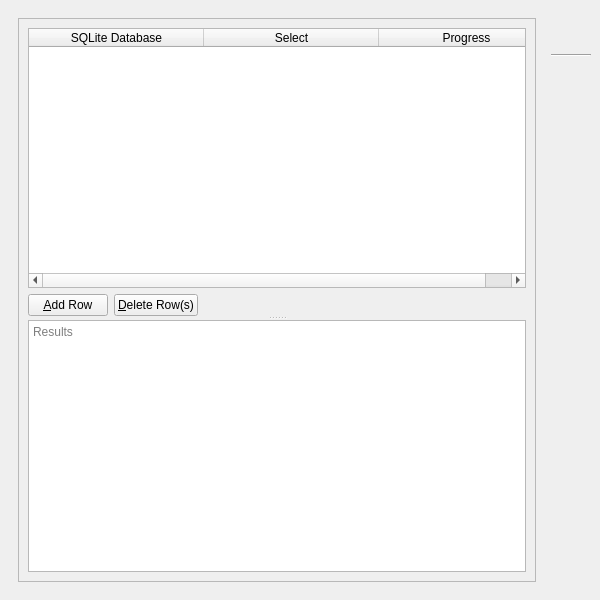
<?xml version="1.0" encoding="UTF-8"?>
<ui version="4.0">
 <class>mergeSQLiteDatabases</class>
 <widget class="QMainWindow" name="mergeSQLiteDatabases">
  <property name="geometry">
   <rect>
    <x>0</x>
    <y>0</y>
    <width>600</width>
    <height>600</height>
   </rect>
  </property>
  <property name="windowTitle">
   <string>BiblioteQ: Merge SQLite Databases</string>
  </property>
  <property name="windowIcon">
   <iconset resource="../Icons/icons.qrc">
    <normaloff>:/book.png</normaloff>:/book.png</iconset>
  </property>
  <widget class="QWidget" name="centralwidget">
   <layout class="QHBoxLayout" name="horizontalLayout">
    <item>
     <widget class="QFrame" name="frame">
      <layout class="QVBoxLayout" name="verticalLayout">
       <item>
        <widget class="QScrollArea" name="scrollArea">
         <property name="widgetResizable">
          <bool>true</bool>
         </property>
         <widget class="QWidget" name="scrollAreaWidgetContents">
          <property name="geometry">
           <rect>
            <x>0</x>
            <y>0</y>
            <width>520</width>
            <height>572</height>
           </rect>
          </property>
          <layout class="QVBoxLayout" name="verticalLayout_3">
           <item>
            <widget class="QSplitter" name="splitter">
             <property name="orientation">
              <enum>Qt::Vertical</enum>
             </property>
             <widget class="QWidget" name="layoutWidget">
              <layout class="QVBoxLayout" name="verticalLayout_2">
               <item>
                <widget class="QTableWidget" name="databases">
                 <property name="focusPolicy">
                  <enum>Qt::StrongFocus</enum>
                 </property>
                 <property name="editTriggers">
                  <set>QAbstractItemView::DoubleClicked</set>
                 </property>
                 <property name="alternatingRowColors">
                  <bool>true</bool>
                 </property>
                 <property name="selectionMode">
                  <enum>QAbstractItemView::ExtendedSelection</enum>
                 </property>
                 <property name="selectionBehavior">
                  <enum>QAbstractItemView::SelectRows</enum>
                 </property>
                 <property name="verticalScrollMode">
                  <enum>QAbstractItemView::ScrollPerPixel</enum>
                 </property>
                 <property name="horizontalScrollMode">
                  <enum>QAbstractItemView::ScrollPerPixel</enum>
                 </property>
                 <property name="cornerButtonEnabled">
                  <bool>false</bool>
                 </property>
                 <attribute name="horizontalHeaderMinimumSectionSize">
                  <number>175</number>
                 </attribute>
                 <attribute name="horizontalHeaderDefaultSectionSize">
                  <number>175</number>
                 </attribute>
                 <attribute name="horizontalHeaderStretchLastSection">
                  <bool>true</bool>
                 </attribute>
                 <attribute name="verticalHeaderVisible">
                  <bool>false</bool>
                 </attribute>
                 <column>
                  <property name="text">
                   <string>SQLite Database</string>
                  </property>
                 </column>
                 <column>
                  <property name="text">
                   <string>Select</string>
                  </property>
                 </column>
                 <column>
                  <property name="text">
                   <string>Progress</string>
                  </property>
                 </column>
                </widget>
               </item>
               <item>
                <layout class="QHBoxLayout" name="horizontalLayout_3">
                 <item>
                  <widget class="QPushButton" name="add_row">
                   <property name="text">
                    <string>&amp;Add Row</string>
                   </property>
                   <property name="icon">
                    <iconset resource="../Icons/icons.qrc">
                     <normaloff>:/16x16/add.png</normaloff>:/16x16/add.png</iconset>
                   </property>
                  </widget>
                 </item>
                 <item>
                  <widget class="QPushButton" name="delete_row">
                   <property name="text">
                    <string>&amp;Delete Row(s)</string>
                   </property>
                   <property name="icon">
                    <iconset resource="../Icons/icons.qrc">
                     <normaloff>:/16x16/eraser.png</normaloff>:/16x16/eraser.png</iconset>
                   </property>
                  </widget>
                 </item>
                 <item>
                  <spacer name="horizontalSpacer">
                   <property name="orientation">
                    <enum>Qt::Horizontal</enum>
                   </property>
                   <property name="sizeHint" stdset="0">
                    <size>
                     <width>40</width>
                     <height>20</height>
                    </size>
                   </property>
                  </spacer>
                 </item>
                </layout>
               </item>
              </layout>
             </widget>
             <widget class="QTextBrowser" name="results">
              <property name="placeholderText">
               <string>Results</string>
              </property>
             </widget>
            </widget>
           </item>
          </layout>
         </widget>
        </widget>
       </item>
      </layout>
     </widget>
    </item>
    <item>
     <layout class="QVBoxLayout" name="_2">
      <item>
       <widget class="QToolButton" name="merge">
        <property name="toolTip">
         <string>Merge</string>
        </property>
        <property name="text">
         <string/>
        </property>
        <property name="icon">
         <iconset resource="../Icons/icons.qrc">
          <normaloff>:/32x32/import.png</normaloff>:/32x32/import.png</iconset>
        </property>
        <property name="iconSize">
         <size>
          <width>32</width>
          <height>32</height>
         </size>
        </property>
        <property name="autoRaise">
         <bool>true</bool>
        </property>
       </widget>
      </item>
      <item>
       <widget class="Line" name="line">
        <property name="orientation">
         <enum>Qt::Horizontal</enum>
        </property>
       </widget>
      </item>
      <item>
       <widget class="QToolButton" name="reset">
        <property name="toolTip">
         <string>Reset</string>
        </property>
        <property name="icon">
         <iconset resource="../Icons/icons.qrc">
          <normaloff>:/32x32/reload.png</normaloff>:/32x32/reload.png</iconset>
        </property>
        <property name="iconSize">
         <size>
          <width>32</width>
          <height>32</height>
         </size>
        </property>
        <property name="shortcut">
         <string>Ctrl+R</string>
        </property>
        <property name="autoRaise">
         <bool>true</bool>
        </property>
       </widget>
      </item>
      <item>
       <spacer name="spacer">
        <property name="orientation">
         <enum>Qt::Vertical</enum>
        </property>
        <property name="sizeHint" stdset="0">
         <size>
          <width>20</width>
          <height>40</height>
         </size>
        </property>
       </spacer>
      </item>
      <item>
       <widget class="QToolButton" name="close">
        <property name="toolTip">
         <string>Close Browser</string>
        </property>
        <property name="icon">
         <iconset resource="../Icons/icons.qrc">
          <normaloff>:/32x32/cancel.png</normaloff>:/32x32/cancel.png</iconset>
        </property>
        <property name="iconSize">
         <size>
          <width>32</width>
          <height>32</height>
         </size>
        </property>
        <property name="shortcut">
         <string>Ctrl+W</string>
        </property>
        <property name="autoRaise">
         <bool>true</bool>
        </property>
       </widget>
      </item>
     </layout>
    </item>
   </layout>
  </widget>
 </widget>
 <tabstops>
  <tabstop>scrollArea</tabstop>
  <tabstop>databases</tabstop>
  <tabstop>add_row</tabstop>
  <tabstop>delete_row</tabstop>
  <tabstop>results</tabstop>
  <tabstop>merge</tabstop>
  <tabstop>reset</tabstop>
  <tabstop>close</tabstop>
 </tabstops>
 <resources>
  <include location="../Icons/icons.qrc"/>
  <include location="../Icons/icons.qrc"/>
 </resources>
 <connections/>
</ui>
